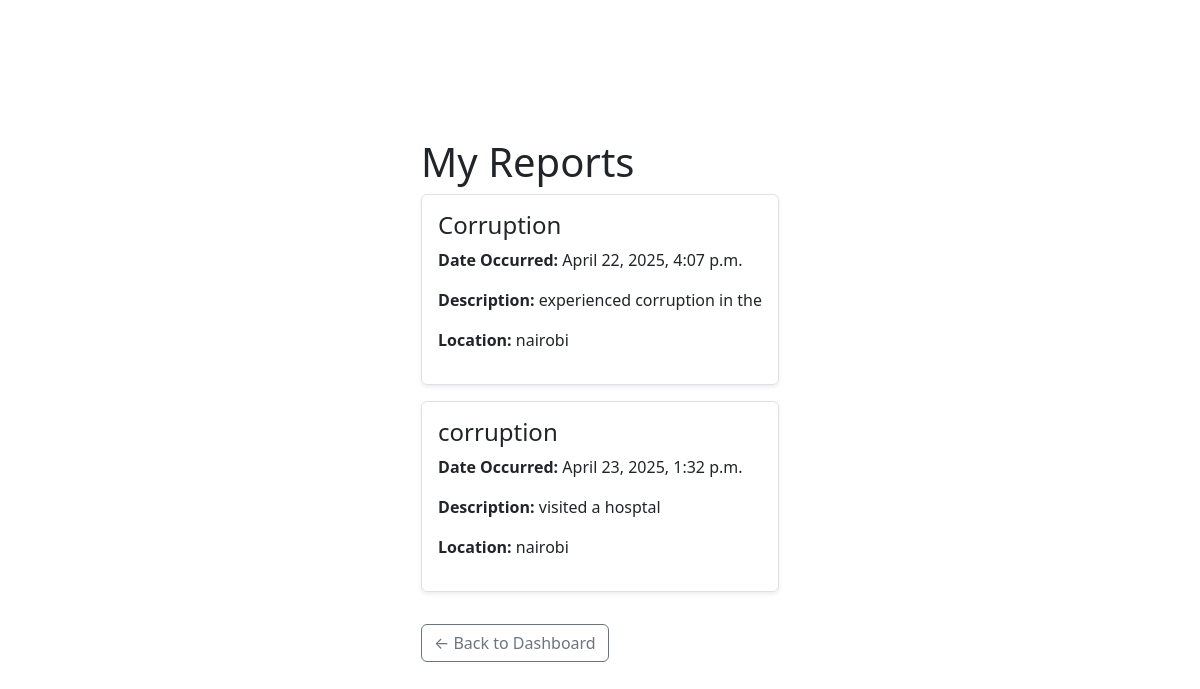
The app's page /view/ (signed in) with its own data.
### crime_reporting_app/models.py (models this page shows, shortened)
class CrimeRecord(models.Model):
    REPORT_TYPES = [
        ('crime', 'Crime'),
        ('corruption', 'Corruption'),
    ]
    title = models.CharField(max_length=200)
    description = models.TextField()
    location = models.CharField(max_length=200)
    date_occurred = models.DateTimeField()
    status = models.CharField(max_length=20, choices=REPORT_TYPES, default='crime')
    reporter = models.ForeignKey(UserProfile, on_delete=models.CASCADE, null=True, blank=True)
    report_anonymously = models.BooleanField(default=False)

### crime_reporting_app/views.py (the view)
# urls.py: path('view/', views.view_reports, name='view_reports'),
@login_required
def view_reports(request):
    if request.user.is_staff:
        reports = CrimeRecord.objects.all()
    else:
        try:
            profile = request.user.userprofile
            reports = CrimeRecord.objects.filter(reporter=profile)
        except UserProfile.DoesNotExist:
            reports = []
    return render(request, 'crime_reporting_app/view_reports.html', {
        'reports': reports,
        'title': 'View Reports'
    })

### crime_reporting_app/templates/crime_reporting_app/view_reports.html (shortened to what this page needs)
{% extends 'crime_reporting_app/base.html' %}
{% block content %}
<div class="reports-list">
    <h1>My Reports</h1>
    {% if reports %}
        <div class="report-list">
            {% for report in reports %}
                <div class="report-item border p-3 mb-3 rounded shadow-sm">
                    <h4>{{ report.title }}</h4>
                    <p><strong>Date Occurred:</strong> {{ report.date_occurred }}</p>
                    <p><strong>Description:</strong> {{ report.description }}</p>
                    {% if report.location %}
                        <p><strong>Location:</strong> {{ report.location }}</p>
                    {% endif %}
                </div>
            {% endfor %}
        </div>
    {% else %}
        <p>No reports found.</p>
    {% endif %}
    <a href="{% url 'user_dashboard' %}" class="btn btn-outline-secondary mt-3">← Back to Dashboard</a>
</div>
{% endblock %}

### records on screen
CrimeRecord: title "Corruption", date_occurred "April 22, 2025, 4:07 p.m.", description "experienced corruption in the", location "nairobi"
CrimeRecord: title "corruption", date_occurred "April 23, 2025, 1:32 p.m.", description "visited a hosptal", location "nairobi"
